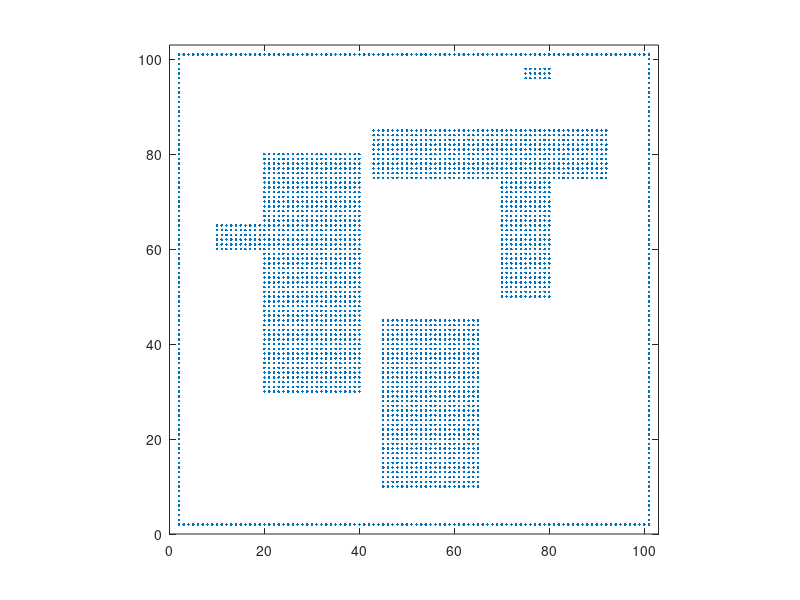

MATLAB code to generate this figure:
% MDP_hw_map.m
%
% Create a map for MDP path planning homework

%clear all;

N = 100;
Np = 100 + 2;

map = zeros(Np,Np);        % map dimension

% Initialize walls and obstacle maps as empty
walls = zeros(Np,Np);
obs1 = zeros(Np,Np);
obs2 = zeros(Np,Np);
obs3 = zeros(Np,Np);
goal = zeros(Np,Np);

% Create exterior walls
walls(2,2:N) = 1;
walls(2:N+1,2) = 1;
walls(N+1,2:N+1) = 1;
walls(2:N+1,N+1) = 1;

% Create single obstacle
obs1(20:40,30:80) = 1;
obs1(10:20,60:65) = 1;

% Another obstacle
obs2(45:65,10:45) = 1;

% Another obstacle
obs3(43:92,75:85) = 1;
obs3(70:80,50:75) = 1;

% The goal states
goal(75:80,96:98) = 1;

% Put walls and obstacles into map
map = walls + obs1 + obs2 + obs3 + goal;

% Plot map
% Sort through the cells to determine the x-y locations of occupied cells
[Mm,Nm] = size(map);
xm = [];
ym = [];
    for i = 1:Mm
        for j = 1:Nm
            if map(i,j)
                xm = [xm i];
                ym = [ym j];
            end
        end
    end

figure(1); clf;
plot(xm,ym,'.');
axis([0 Np+1 0 Np+1]);
axis('square'); 


